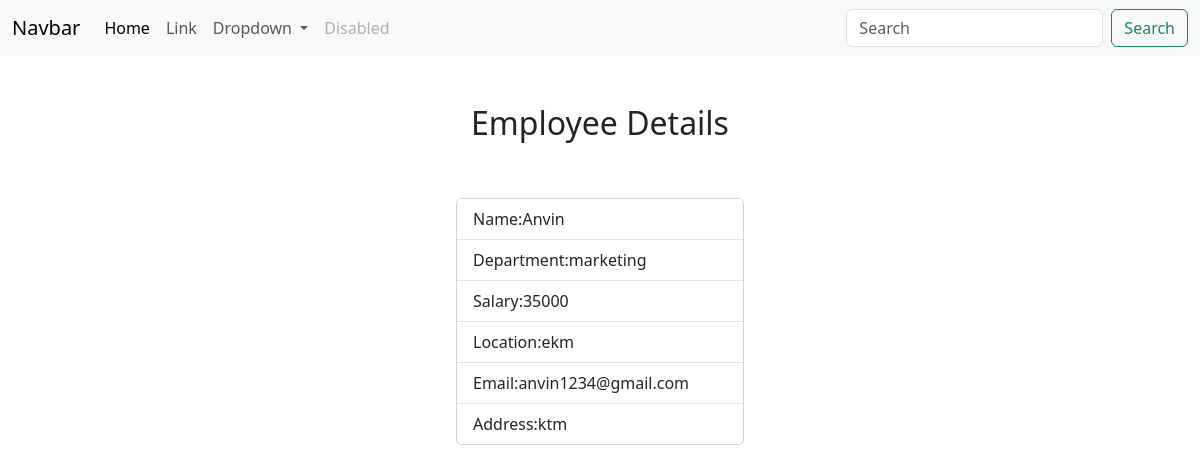
Screenshot of /employee/4/ with the database file from the repository.
### myapp/models.py (models this page shows, shortened)
class Employee(models.Model):
    name=models.CharField(max_length=200)
    department=models.CharField(max_length=200)
    salary=models.PositiveIntegerField()
    location=models.CharField(max_length=200)
    email=models.EmailField()
    address=models.CharField(max_length=200)

### myapp/views.py (the view)
# urls.py: path('employee/<int:pk>/',views.EmployeeDetailView.as_view(),name="employee-detail"),
class EmployeeDetailView(View):
     def get(self,request,*args,**kwargs):
         id=kwargs.get("pk")
         qs=Employee.objects.get(id=id)
         return render(request,"employeedetail.html",{"data":qs})

### myapp/templates/employeedetail.html
{%extends 'base.html'%}
{%block main_block%}
<div class="mt-5 d-flex justify-content-center">
  <h2>Employee Details</h2>
</div>
<div class="container mt-5 d-flex justify-content-center">
  <div class="card" style="width: 18rem;">
    <ul class="list-group list-group-flush">
      <li class="list-group-item">Name:{{data.name}}</li>
      <li class="list-group-item">Department:{{data.department}}</li>
      <li class="list-group-item">Salary:{{data.salary}}</li>
      <li class="list-group-item">Location:{{data.location}}</li>
      <li class="list-group-item">Email:{{data.email}}</li>
      <li class="list-group-item">Address:{{data.address}}</li>
    </ul>
  </div>
</div>
{%endblock%}

### rows the page displays
Employee: name "Anvin", department "marketing", salary "35000", location "ekm", email "anvin1234@gmail.com", address "ktm"
